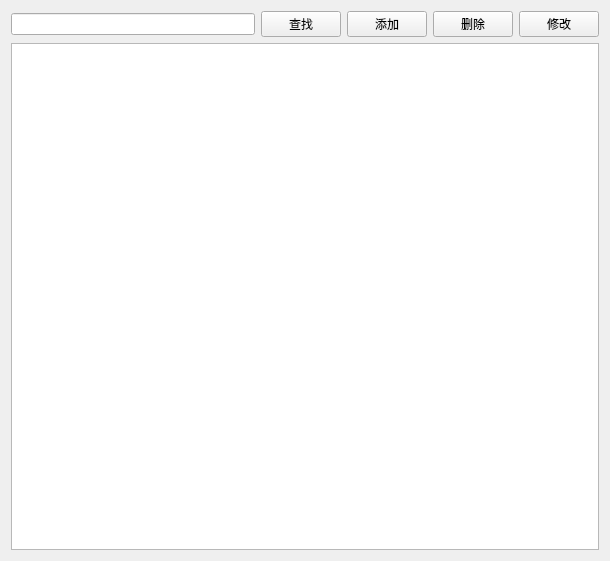
<?xml version="1.0" encoding="UTF-8"?>
<ui version="4.0">
 <class>PatientView</class>
 <widget class="QWidget" name="PatientView">
  <property name="geometry">
   <rect>
    <x>0</x>
    <y>0</y>
    <width>610</width>
    <height>561</height>
   </rect>
  </property>
  <property name="windowTitle">
   <string>患者管理</string>
  </property>
  <layout class="QVBoxLayout" name="verticalLayout">
   <item>
    <layout class="QHBoxLayout" name="horizontalLayout">
     <item>
      <widget class="QLineEdit" name="txtSerch"/>
     </item>
     <item>
      <widget class="QPushButton" name="btSerch">
       <property name="text">
        <string>查找</string>
       </property>
      </widget>
     </item>
     <item>
      <widget class="QPushButton" name="btAdd">
       <property name="text">
        <string>添加</string>
       </property>
      </widget>
     </item>
     <item>
      <widget class="QPushButton" name="btDelete">
       <property name="text">
        <string>删除</string>
       </property>
      </widget>
     </item>
     <item>
      <widget class="QPushButton" name="btEdit">
       <property name="text">
        <string>修改</string>
       </property>
      </widget>
     </item>
    </layout>
   </item>
   <item>
    <widget class="QTableView" name="tableView"/>
   </item>
  </layout>
 </widget>
 <resources/>
 <connections/>
</ui>
